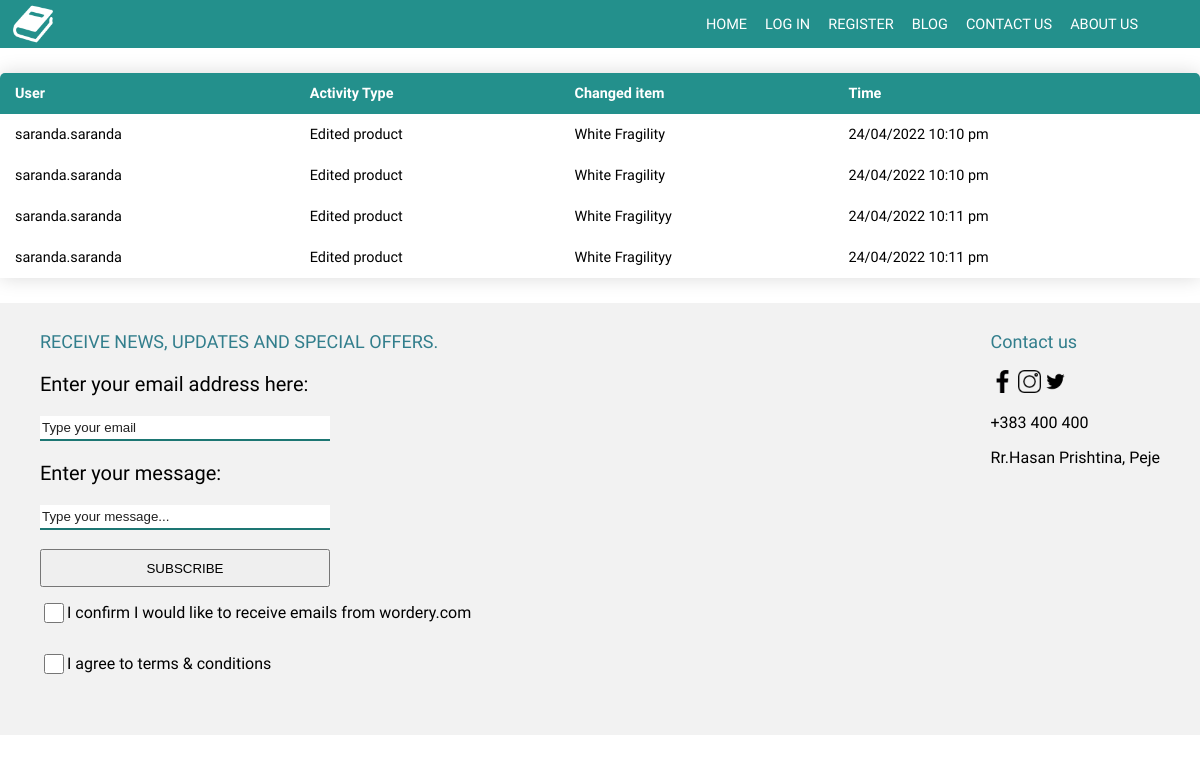
The app's page /activityDashboard.php with its own data.
### tables this page shows
CREATE TABLE `activities` (
  `id` int(11) NOT NULL,
  `user` varchar(25) NOT NULL,
  `activityType` varchar(255) NOT NULL,
  `changedItem` varchar(255) NOT NULL,
  `time` varchar(255) NOT NULL
);

### menuActivites.php (called while the page is built, shortened)
<?php
    class MenuActivities{
        public function __construct( $id='', $user='', $activityType='', $changedItem='',$time=''){
            $conn = new DatabaseConnection;
            $this->connection = $conn->startConnection();
        }
        public function readData(){
        $conn = $this->connection;
        $sql = "SELECT * from activities";
        $statement = $conn->query($sql);
        $activities = $statement->fetchAll();
        return $activities;
        }
    }
?>

### activityDashboard.php (the view, shortened to what this page needs)
<!DOCTYPE html>
<html lang="en">
<head>
  <link href="style.css" type="text/css" rel="stylesheet">
</head>
<body>
<?php
include_once 'inc/header.php';
require_once 'menuActivites.php';
?>
<div>
    <table class="content-table">
        <thead>
            <tr>
              <th>User</th>
              <th>Activity Type</th>
              <th>Changed item</th>
              <th>Time</th>
            </tr>
        </thead>
        <tbody>
            <?php
                $a = new MenuActivities;
                $allMenu = $a->readData();
                foreach($allMenu as $menu):?>
            <tr>
                <td><?php echo $menu['user'] ?></td>
                <td><?php echo $menu['activityType'] ?></td>
                <td><?php echo $menu['changedItem']?></td>
                <td><?php echo $menu['time'] ?></td>
            </tr>
            <?php endforeach; ?>
        </tbody>
    </table>
</div>
<?php
        include 'inc/footer.php';
    ?>
</body>
</html>

### inc/header.php (shortened to what this page needs)
<?php
    $hide = "";
?>
 <header>
            <?php
                if(!isset($_SESSION['username'])){
                    echo '<img src="img/book-64.png" id="ikone">';
                }else{
                    echo '<p id="emrii">'.$_SESSION['name'].'</p>';
                }
            ?>
    <nav class="navbar">
        <ul class="lista">
            <li class="listaLi">
                <a class="linku" href="index.php">HOME</a>
            </li>
            <li class="listaLi">
           <?php
            if(!isset($_SESSION['username'])){
                echo '<a class="linku" href="login.php">LOG IN</a>';
            }else{
                echo '<a class="linku" href="logout.php">LOG OUT</a>';
            }
            ?>
            </li>
            <li class="listaLi">
                <?php
            if(!isset($_SESSION['username'])){
                echo '<a class="linku" href="register.php">REGISTER</a>';
            }else{?>
                <a class=" <?php echo $hide ?> linku " href="userDashboard.php">USER DASHBOARD</a>
                <a class=" <?php echo $hide ?> linku " href="menuDashboard.php">MENU DASHBOARD</a>
                <a class=" <?php echo $hide ?> linku " href="activityDashboard.php">ACTIVITY DASHBOARD</a>
            <?php
            }
            ?>
             </li>
            <li class="listaLi">
                <a class="linku" href="blog.php">BLOG</a>
            </li>
            <li class="listaLi">
                <a class="linku" href="contactus.php">CONTACT US</a>
            </li>
   <li class="listaLi">
                <a class="linku" href="aboutus.php">ABOUT US</a>
            </li>
            <ul>
            </ul>
        </ul>
    </nav>
</header>

### inc/footer.php (shortened to what this page needs)
<footer>
        <div>
            <p class="teksti">RECEIVE NEWS, UPDATES AND SPECIAL OFFERS.</p>
            <form method="POST">
                <p class="teksti2"> Enter your email address here: </p>
                <input id="emaili" type="email" placeholder="Type your email" name="email"><br>
                <p class="teksti2"> Enter your message: </p>
                <input id="emaili" type="text" placeholder="Type your message..." name="message"><br><br>
                <button name="submit"  type="submit" class="contactus">SUBSCRIBE</button>
            <form>
            <div class="boxat">
                <input class="checkbox" type="checkbox">
                <p>I confirm I would like to receive emails from wordery.com</p>
            </div>
            <div class="boxat">
                <input class="checkbox" type="checkbox">
                <p>I agree to terms & conditions</p>
            </div>
        </div>
        <div>
            <p class="teksti">Contact us</p>
            <div id="ikonat">
                <img src="img/facebook-app-symbol.png" class="threeicons">
                <img src="img/instagram.png" class="threeicons">
                <img src="img/twitter.png" class="threeicons">
            </div>
            <p>+383 400 400</p>
            <p>Rr.Hasan Prishtina, Peje</p>
        </div>
    </footer>

### style.css (style rules this page uses)
body { margin: 0; font-family: 'Baloo 2', cursive; overflow-x:hidden; }
header { display: flex; justify-content: space-between; background-color: #23908c; padding: 1px 13px; align-items: center; font-size: 14.5px; font-family: 'Baloo 2', cursive; }
.lista { display: flex; list-style: none; flex-direction: row; flex-wrap: wrap; justify-content: space-between; height: auto; }
#ikone { width: 40px; height: 40px; }
.linku { justify-content: space-between; text-decoration: none; color: white; padding:9px; }
footer { background-color: #f2f2f2; display: flex; margin-right: 0; padding-top: 50px; height: auto; padding: 60px 0px; justify-content: space-between; flex-wrap: wrap; flex-direction: row; padding-left: 40px; padding-right: 40px; padding-top: 10px; padding-bottom: 30px; margin-bottom:0px; }
.threeicons { height: px; width: 23px; }
.teksti { font-size: 18px; color: #327e8c; }
.teksti2 { font-size: 19px; }
.boxat { display: flex; align-items: center; }
#emaili { border: none; border-bottom: 2px solid #1d7673; width: 290px; height: 25px; }
.checkbox { width: 20px; height: 40px;; }
.teksti2 { font-size: 20px; }
::placeholder { color: #202020; opacity: 1; }

### activityDashboard.php (style rules this page uses)
.content-table { border-collapse: collapse; margin: 25px 0; font-size: 0.9em; width: 100%; border-radius: 5px 5px 0 0; overflow: hidden; box-shadow: 0 0 20px rgba(0, 0, 0, 0.15); }
.content-table thead tr { background-color: #23908c; color: #ffffff; text-align: left; font-weight: bold; }
.content-table th, .content-table td { padding: 12px 15px; }

### inc/footer.php (style rules this page uses)
.contactus { height: 38px; width: 290px; }

### records on screen
activities: user "saranda.saranda", activityType "Edited product", changedItem "White Fragility", time "24/04/2022 10:10 pm"
activities: user "saranda.saranda", activityType "Edited product", changedItem "White Fragility", time "24/04/2022 10:10 pm"
activities: user "saranda.saranda", activityType "Edited product", changedItem "White Fragilityy", time "24/04/2022 10:11 pm"
activities: user "saranda.saranda", activityType "Edited product", changedItem "White Fragilityy", time "24/04/2022 10:11 pm"
